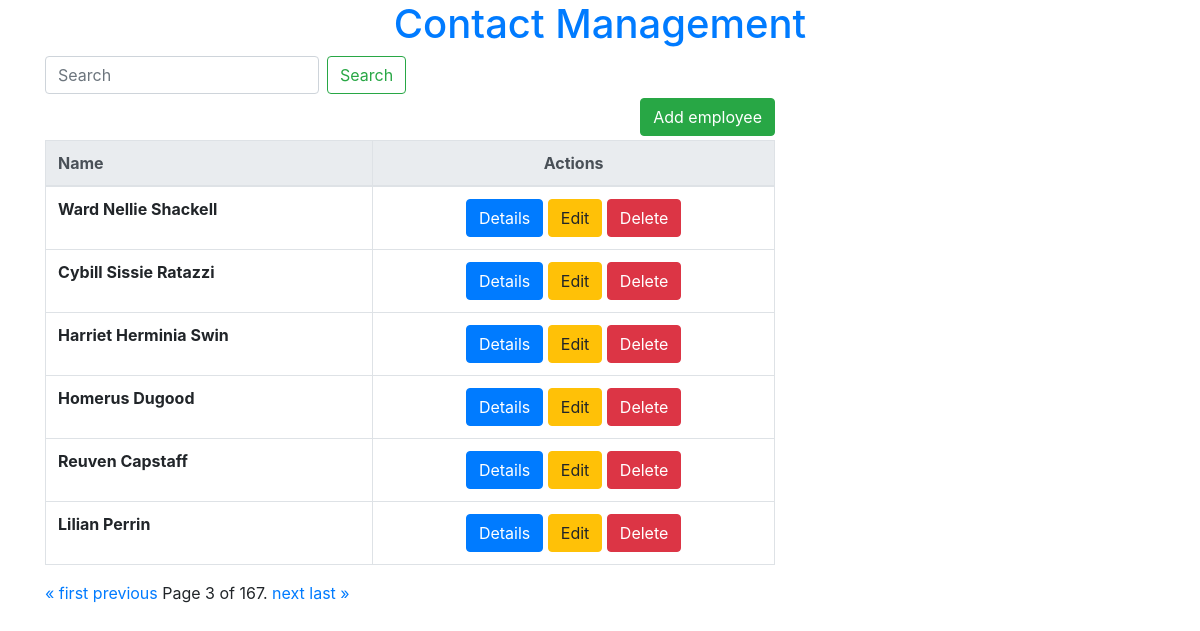
/?page=3, run on the app's committed database.
### contact_app/models.py (models this page shows, shortened)
class Contact(models.Model):
    Contact_id = models.AutoField(primary_key=True)
    Fname = models.CharField(max_length=50)
    Mname = models.CharField(max_length=50,blank=True)
    Lname = models.CharField(max_length=50)

### contact_app/views.py (the view)
# urls.py: path('', views.home, name='home'),
def home(request):
    contact_list = Contact.objects.all().order_by('Contact_id')
    paginator = Paginator(contact_list, 6)
    page_number = request.GET.get('page')
    page_obj = paginator.get_page(page_number)
    return render(request, 'home.html', {'page_obj': page_obj})

### contact_app/templates/home.html (shortened to what this page needs)
{% extends 'base.html' %}
{% block content %}
<div class="row h-100">
    <div class="col-sm-8">
        <form class="form-inline my-2 my-lg-0" action="{% url 'search' %}">
            <input class="form-control mr-sm-2"
                   type="search"
                   placeholder="Search"
                   aria-label="Search"
                   name ="search"
            >
            <button class="btn btn-outline-success my-2 my-sm-0" type="submit">Search</button>
        </form>
        <p>
            <a class="btn btn-success float-right my-lg-1" href="{%  url 'add_new_count' %}">Add employee</a>
        </p>
        <div class="table-responsive-sm">
            {% if page_obj %}
            <table class="table table-bordered">
                <thead class="thead-light">
                <tr>
                    <th>Name</th>
                    <th class="text-center">Actions</th>
                </tr>
                </thead>
                <tbody>
                {% for c in page_obj%}
                <tr>
                    <th scope="row">
                        {{c.Fname}}  {{c.Mname}} {{c.Lname}}
                    <td class="text-center">
                        <a class="btn btn-primary" href="{%  url 'contact_detail' pk=c.pk %}">Details</a>
                        <a class="btn btn-warning" href="{%  url 'edit_contact' pk=c.pk %}">Edit</a>
                        <a class="btn btn-danger" href="{%  url 'delete_contact' pk=c.pk %}" ,method="POST">Delete</a>
                    </td>
                </tr>
                {% endfor %}
                </tbody>
            </table>
            <div class="pagination">
    <span class="step-links">
        {% if page_obj.has_previous %}
            <a href="?page=1">&laquo; first</a>
            <a href="?page={{ page_obj.previous_page_number }}">previous</a>
        {% endif %}
        <span class="current">
            Page {{ page_obj.number }} of {{ page_obj.paginator.num_pages }}.
        </span>
        {% if page_obj.has_next %}
            <a href="?page={{ page_obj.next_page_number }}">next</a>
            <a href="?page={{ page_obj.paginator.num_pages }}">last &raquo;</a>
        {% endif %}
    </span>
</div>
            {% else %}
            <p>There is no contacts available.</p>
            {% endif %}
        </div>
    </div>
</div>
{% endblock %}

### data on the page
Contact: Fname "Ward", Mname "Nellie", Lname "Shackell"
Contact: Fname "Cybill", Mname "Sissie", Lname "Ratazzi"
Contact: Fname "Harriet", Mname "Herminia", Lname "Swin"
Contact: Fname "Homerus", Lname "Dugood"
Contact: Fname "Reuven", Lname "Capstaff"
Contact: Fname "Lilian", Lname "Perrin"

### other printed values
{{ page_obj.number }} "3"
{{ page_obj.paginator.num_pages }} "167"
